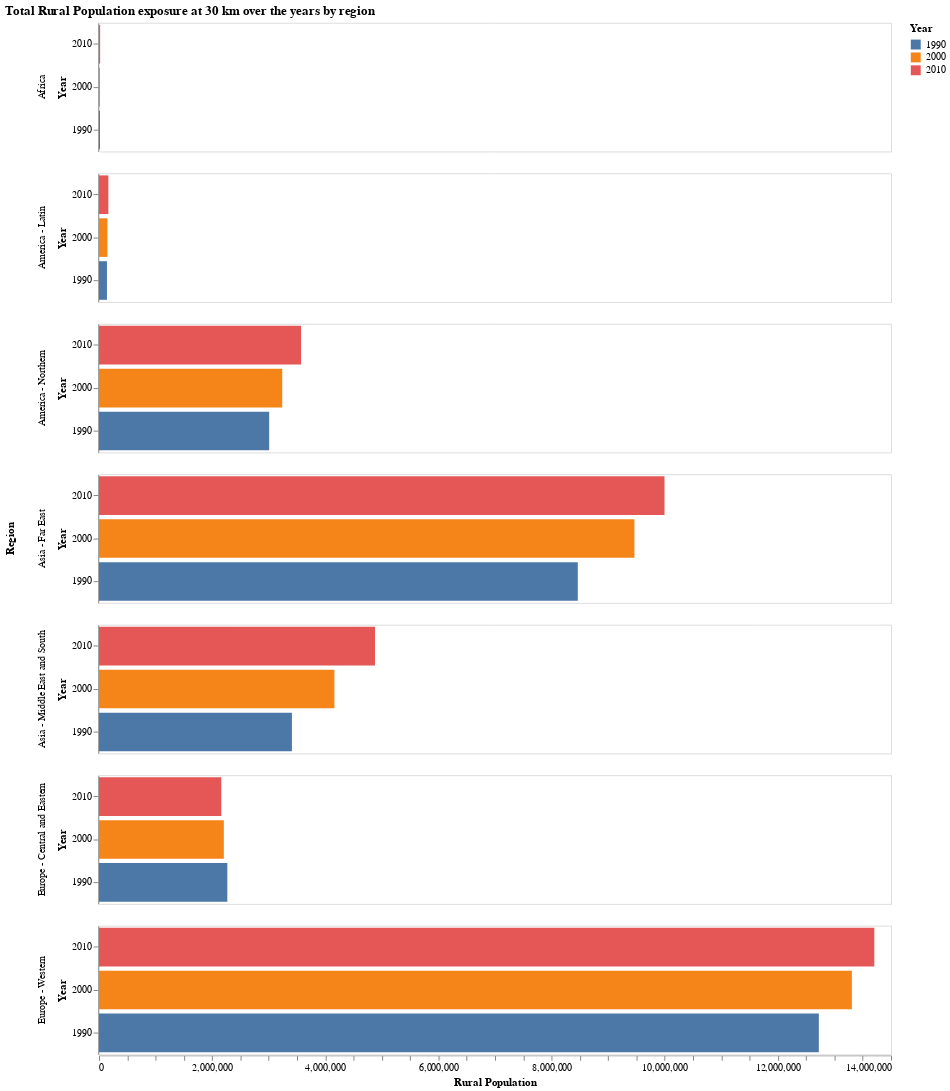

Here is the notebook cell this chart was saved with:
### Code cell
hbar = alt.Chart(source1).mark_bar().encode(
    x = alt.X('sum(Value):Q',title = "Rural Population"),
    y = alt.Y('Year:O', sort = '-x'), 
    color='Year:N',
    row='Region:N'
).properties(
    width=800,
    height=130, title = "Total Rural Population exposure at 30 km over the years by region"
).configure_axis(grid = False,
    domainWidth = 0.8
)

hbar

### Figure 1 — Vega-Lite specification as saved in the notebook (floating-point values rounded to 4 significant figures)
{"config": {"view": {"continuousWidth": 400, "continuousHeight": 300}, "axis": {"domainWidth": 0.8, "grid": false}}, "data": {"name": "data-d38034f539f5a5be2dd7f652bf4bdf2f"}, "mark": "bar", "encoding": {"color": {"type": "nominal", "field": "Year"}, "row": {"type": "nominal", "field": "Region"}, "x": {"type": "quantitative", "aggregate": "sum", "field": "Value", "title": "Rural Population"}, "y": {"type": "ordinal", "field": "Year", "sort": "-x"}}, "height": 130, "title": "Total Rural Population exposure at 30 km over the years by region", "width": 800, "$schema": "https://vega.github.io/schema/vega-lite/v4.8.1.json", "datasets": {"data-d38034f539f5a5be2dd7f652bf4bdf2f": [{"Region": "Africa", "Value": 17550.0, "Year": "1990"}, {"Region": "America - Latin", "Value": 140400.0, "Year": "1990"}, {"Region": "America - Northern", "Value": 3008000.0, "Year": "1990"}, {"Region": "Asia - Far East", "Value": 8463000.0, "Year": "1990"}, {"Region": "Asia - Middle East and South", "Value": 3410000.0, "Year": "1990"}, {"Region": "Europe - Central and Eastern", "Value": 2268000.0, "Year": "1990"}, {"Region": "Europe - Western", "Value": 12720000.0, "Year": "1990"}, {"Region": "Africa", "Value": 17820.0, "Year": "2000"}, {"Region": "America - Latin", "Value": 149100.0, "Year": "2000"}, {"Region": "America - Northern", "Value": 3239000.0, "Year": "2000"}, {"Region": "Asia - Far East", "Value": 9465000.0, "Year": "2000"}, {"Region": "Asia - Middle East and South", "Value": 4161000.0, "Year": "2000"}, {"Region": "Europe - Central and Eastern", "Value": 2207000.0, "Year": "2000"}, {"Region": "Europe - Western", "Value": 13310000.0, "Year": "2000"}, {"Region": "Africa", "Value": 20130.0, "Year": "2010"}, {"Region": "America - Latin", "Value": 165800.0, "Year": "2010"}, {"Region": "America - Northern", "Value": 3572000.0, "Year": "2010"}, {"Region": "Asia - Far East", "Value": 9996000.0, "Year": "2010"}, {"Region": "Asia - Middle East and South", "Value": 4879000.0, "Year": "2010"}, {"Region": "Europe - Central and Eastern", "Value": 2162000.0, "Year": "2010"}, {"Region": "Europe - Western", "Value": 13710000.0, "Year": "2010"}]}}
